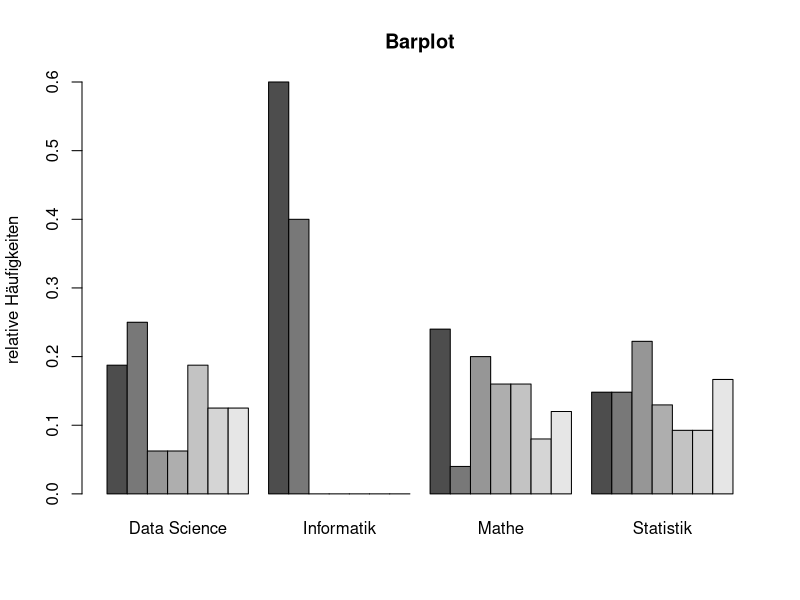

Write R code to recreate this figure.
# Wissenschaftliches Arbeiten - Git Hub Projekt (Gruppe 2)

## Aufgabe 3a - Funktionen Skript 1


## Funktion a
dmetrische <- function(x){
  par(mfrow=c(1,2))
  hist(x, freq = FALSE)
  boxplot(x)
  summary(x)
  par(mfrow=c(1,1))
}




## Funktion b
dkat <- function(x){
  barplot(table(x))
  if(is.numeric(x)){median(x)}
}





## Funktion c
dkat_biv <- function(x,y){
  tab <- table(x,y)
  mosaicplot(tab, main = "Mosaikplot")
}




## Funktion d
dbiv <- function(x,y){
  boxplot(x~y)
  spineplot(x, as.factor(y))
}




## Funktion e
dquan <- function(x){
  niedrig <- quantile(x, probs = 1/3)
  mittel <- quantile(x, probs = 2/3)
  hoch <- quantile(x, probs = 1)
  barplot(c(niedrig, mittel, hoch), names = c("niedrig", "mittel", "hoch"))
  table(cut(x, breaks = c(0, niedrig, mittel, hoch), 
            labels = c("niedrig", "mittel", "hoch")))
}


## Funktion f






## Weitere Funktionen


# Idee: Barplot der relative Häufigkeiten von Ausprägungen kategorieller Variablen in 
# Abhängigkeit von den Interessen darstellt

# beispielhaft:

data <- read.csv("datensatz.csv")

barplot(matrix(c(
  sapply(1:7, function(x) sum(data$Studienfach[which(data$Interesse.an.Mathematik == x)] == "Data Science"))/
    sum(data$Studienfach == "Data Science"),
  sapply(1:7, function(x) sum(data$Studienfach[which(data$Interesse.an.Mathematik == x)] == "Informatik"))/
    sum(data$Studienfach == "Informatik"),
  sapply(1:7, function(x) sum(data$Studienfach[which(data$Interesse.an.Mathematik == x)] == "Mathe"))/
    sum(data$Studienfach == "Mathe"),
  sapply(1:7, function(x) sum(data$Studienfach[which(data$Interesse.an.Mathematik == x)] == "Statistik"))/
    sum(data$Studienfach == "Statistik")), nrow = length(table(data$Interesse.an.Mathematik))),
  beside = TRUE,
  main = "Barplot", ylab = "relative Häufigkeiten", names.arg = c("Data Science", "Informatik",
                                                                  "Mathe", "Statistik"))

# Nächster Schritt: Diesen Barplot als Funktion verallgemeinern
